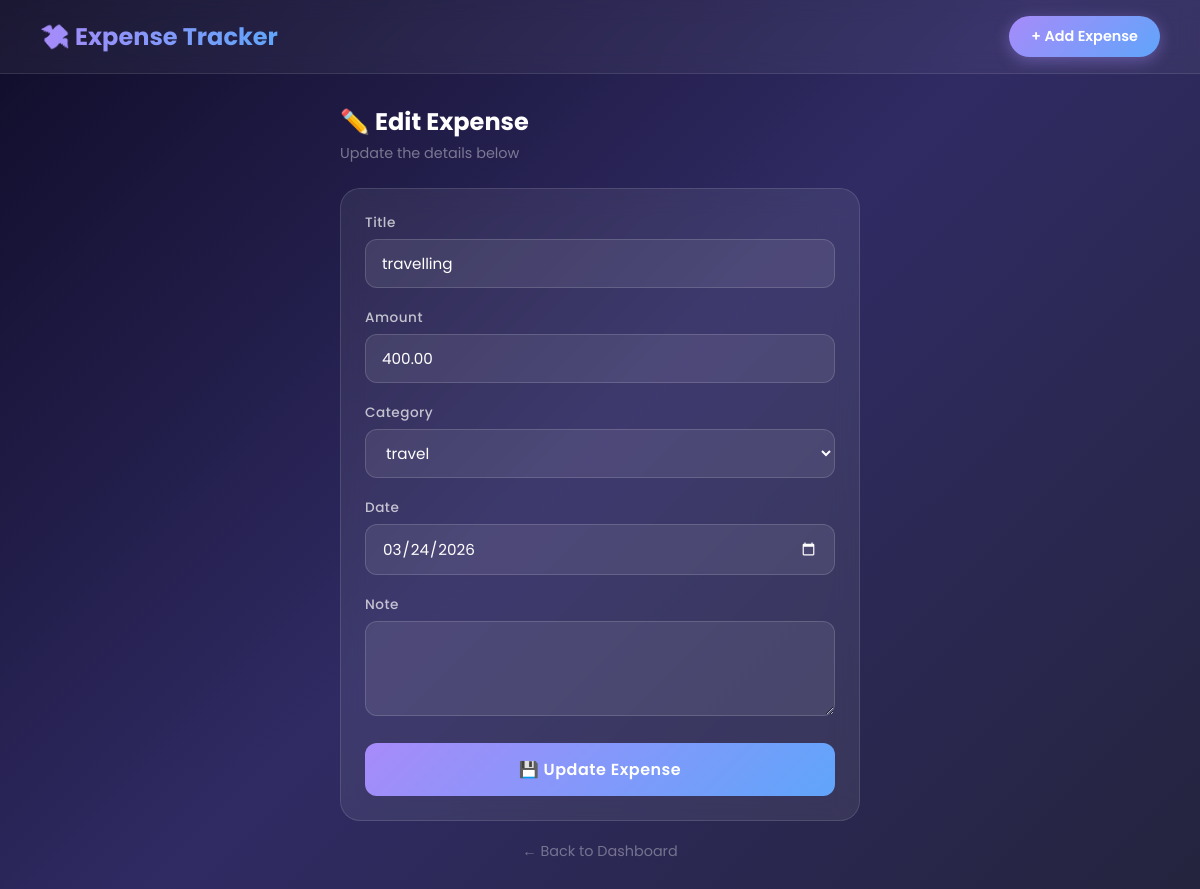
The page /edit/3/ on the database its author committed.
### expenses/models.py (models this page shows, shortened)
class Expense(models.Model):
    title = models.CharField(max_length=200)
    amount = models.DecimalField(max_digits=10, decimal_places=2)
    category = models.ForeignKey(Category, on_delete=models.SET_NULL, null=True, blank=True)
    date = models.DateField()
    note = models.TextField(blank=True)
    created_at = models.DateTimeField(auto_now_add=True)  # ← NEW
    class Meta:
        ordering = ['-date', '-created_at']  # ← NEW: default sort

### expenses/views.py (the view)
# urls.py: path('edit/<int:pk>/', views.edit_expense, name='edit_expense'),
def edit_expense(request, pk):
    expense = get_object_or_404(Expense, pk=pk)
    if request.method == 'POST':
        form = ExpenseForm(request.POST, instance=expense)
        if form.is_valid():
            form.save()
            return redirect('expense_list')
    else:
        form = ExpenseForm(instance=expense)
    return render(request, 'expenses/add_expense.html', {
        'form': form,
        'edit': True,
        'expense': expense
    })

### expenses/forms.py
class ExpenseForm(forms.ModelForm):
    class Meta:
        model = Expense
        fields = ['title', 'amount', 'category', 'date', 'note']
        widgets = {
            'date': forms.DateInput(attrs={'type': 'date'}),
            'note': forms.Textarea(attrs={'rows': 3}),
        }

### expenses/models.py (called while the page is built)
    def __str__(self):
        return self.name

### expenses/templates/expenses/add_expense.html (shortened to what this page needs)
{% extends 'expenses/base.html' %}
{% block content %}
<div style="max-width:520px; margin:0 auto;">
    <div style="margin-bottom:24px;">
        <h2 style="font-size:1.5rem; font-weight:700;">
            {% if edit %}✏️ Edit Expense{% else %}➕ Add New Expense{% endif %}
        </h2>
        <p style="color:rgba(255,255,255,0.4); font-size:0.9rem; margin-top:4px;">
            {% if edit %}Update the details below{% else %}Track your spending{% endif %}
        </p>
    </div>
    <div class="glass">
        <form method="POST">
            {% for field in form %}
            <div style="margin-bottom:20px;">
                <label>{{ field.label }}</label>
                {{ field }}
            </div>
            {% endfor %}
            <button type="submit"
                style="width:100%; padding:14px; background:linear-gradient(135deg,#a78bfa,#60a5fa);
                       color:white; border:none; border-radius:12px; font-size:1rem;
                       font-weight:600; cursor:pointer; font-family:'Poppins',sans-serif;
                       transition:opacity 0.2s; letter-spacing:0.5px;">
                {% if edit %}💾 Update Expense{% else %}💾 Save Expense{% endif %}
            </button>
        </form>
    </div>
    <a href="/" style="display:block; text-align:center; margin-top:20px;
                       color:rgba(255,255,255,0.35); text-decoration:none; font-size:0.9rem;">
        ← Back to Dashboard
    </a>
</div>
{% endblock %}

### expenses/templates/expenses/base.html (style rules this page uses)
* { box-sizing: border-box; margin: 0; padding: 0; }
body { font-family: 'Poppins', sans-serif; background: linear-gradient(135deg, #0f0c29, #302b63, #24243e); min-height: 100vh; color: #fff; }
.glass { background: rgba(255,255,255,0.07); backdrop-filter: blur(12px); border: 1px solid rgba(255,255,255,0.12); border-radius: 20px; padding: 24px; }
input, select, textarea { width: 100%; padding: 12px 16px; background: rgba(255,255,255,0.08); border: 1px solid rgba(255,255,255,0.15); border-radius: 12px; color: white; font-family: 'Poppins', sans-serif; font-size: 0.95rem; transition: border 0.2s; }
select option { background: #302b63; color: white; }
label { display: block; margin-bottom: 6px; font-size: 0.85rem; font-weight: 500; color: rgba(255,255,255,0.7); letter-spacing: 0.5px; }

### rows shown on the page
Expense: form "travelling" "400.00" "travel" "03/24/2026"

### other values the page prints
{{ field.label }} "Title" "Amount" "Category" "Date" "Note"
